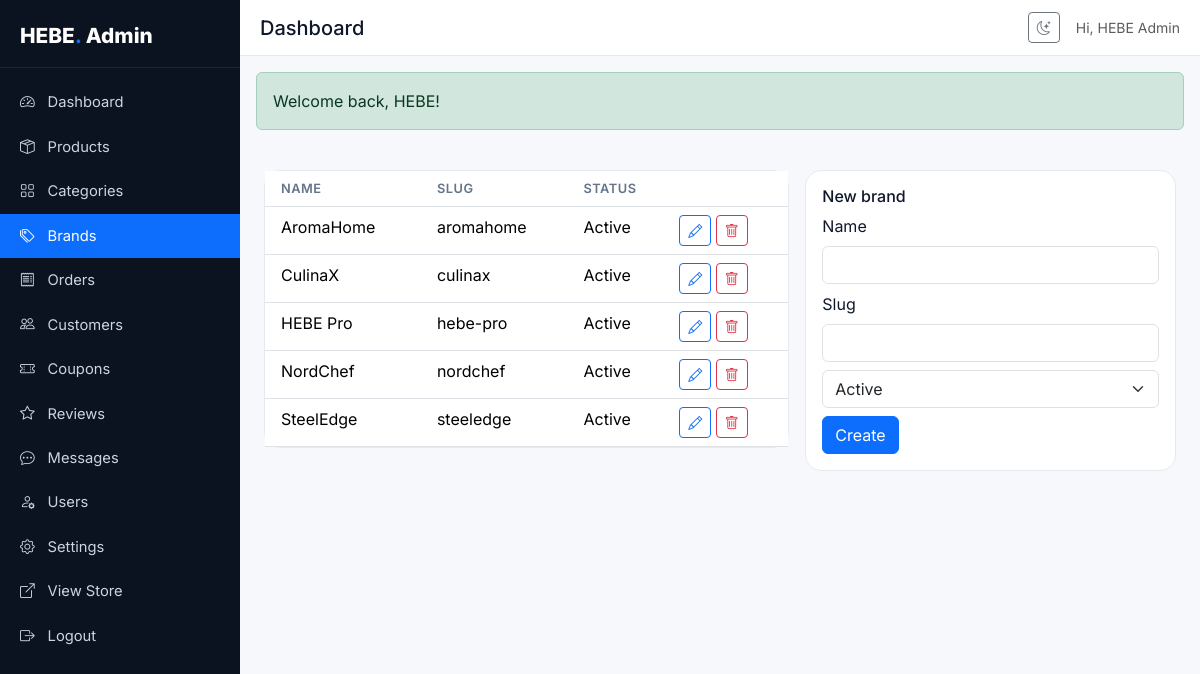
The page /admin/brands.php (signed in) on the database its author committed.
### tables this page shows
CREATE TABLE users (
    id INT AUTO_INCREMENT PRIMARY KEY,
    name VARCHAR(120) NOT NULL,
    email VARCHAR(160) NOT NULL UNIQUE,
    password VARCHAR(255) NOT NULL,
    phone VARCHAR(30) DEFAULT NULL,
    role ENUM('admin','customer') NOT NULL DEFAULT 'customer',
    avatar VARCHAR(255) DEFAULT NULL,
    email_verified TINYINT(1) NOT NULL DEFAULT 0,
    verify_token VARCHAR(64) DEFAULT NULL,
    reset_token VARCHAR(64) DEFAULT NULL,
    reset_expires DATETIME DEFAULT NULL,
    remember_token VARCHAR(64) DEFAULT NULL,
    status ENUM('active','suspended') NOT NULL DEFAULT 'active',
    created_at TIMESTAMP DEFAULT CURRENT_TIMESTAMP,
    INDEX idx_role (role)
);

CREATE TABLE brands (
    id INT AUTO_INCREMENT PRIMARY KEY,
    name VARCHAR(120) NOT NULL,
    slug VARCHAR(140) NOT NULL UNIQUE,
    logo VARCHAR(255) DEFAULT NULL,
    status TINYINT(1) NOT NULL DEFAULT 1,
    created_at TIMESTAMP DEFAULT CURRENT_TIMESTAMP
);

### includes/helpers.php (called while the page is built, shortened)
<?php
function e(?string $v): string { return htmlspecialchars($v ?? '', ENT_QUOTES, 'UTF-8'); }
function url(string $path = ''): string {
    $path = ltrim($path, '/');
    if ($path === '') return rtrim(BASE_URL, '/');
    return rtrim(BASE_URL, '/') . '/' . $path;
}
function asset(string $path): string {
    return url('assets/' . ltrim($path, '/'));
}
function flash(string $key, ?string $msg = null): ?string {
    $m = $_SESSION['_flash'][$key] ?? null;
    return $m;
}

### config/database.php (called while the page is built)
<?php
class Database
{
    private static ?PDO $pdo = null;
    public static function getInstance(): PDO
    {
        if (self::$pdo === null) {
            $dsn = 'mysql:host=' . DB_HOST . ';dbname=' . DB_NAME . ';charset=' . DB_CHARSET;
            $options = [
                PDO::ATTR_ERRMODE            => PDO::ERRMODE_EXCEPTION,
                PDO::ATTR_DEFAULT_FETCH_MODE => PDO::FETCH_ASSOC,
                PDO::ATTR_EMULATE_PREPARES   => false,
            ];
            try {
                self::$pdo = new PDO($dsn, DB_USER, DB_PASS, $options);
            } catch (PDOException $e) {
                if (APP_ENV === 'development') {
                    die('DB Connection failed: ' . $e->getMessage());
                }
                die('Service temporarily unavailable.');
            }
        }
        return self::$pdo;
    }
}
function db(): PDO { return Database::getInstance(); }

### includes/auth.php (called while the page is built, shortened)
<?php
function current_user(): ?array {
    static $cache = null;
    if ($cache !== null && $cache['id'] == $_SESSION['user_id']) return $cache;
    $stmt = db()->prepare('SELECT id, name, email, role, avatar, created_at FROM users WHERE id = ? LIMIT 1');
    $stmt->execute([$_SESSION['user_id']]);
    $cache = $stmt->fetch() ?: null;
    return $cache;
}
function is_logged_in(): bool { return current_user() !== null; }
function require_login(): void {
    if (!is_logged_in()) {
        $_SESSION['_redirect_after_login'] = $_SERVER['REQUEST_URI'] ?? '/';
        flash('error', 'Please log in to continue.');
        redirect('auth/login.php');
    }
}
function require_admin(): void {
    require_login();
}

### models/Catalog.php (called while the page is built, shortened)
<?php
class Brand {
    public function all(bool $activeOnly = true): array {
        $sql = 'SELECT * FROM brands' . ($activeOnly ? ' WHERE status = 1' : '') . ' ORDER BY name ASC';
        return db()->query($sql)->fetchAll();
    }
}

### admin/brands.php (the view, shortened to what this page needs)
<?php
require_once __DIR__ . '/../includes/admin_header.php';
require_once __DIR__ . '/../models/Catalog.php';
$m = new Brand();
$rows = $m->all(false);
$edit = !empty($_GET['edit']) ? $m->find((int)$_GET['edit']) : null;
?>
<div class="row g-3">
  <div class="col-lg-7"><div class="admin-card"><table class="table table-clean mb-0">
    <thead><tr><th class="ps-3">Name</th><th>Slug</th><th>Status</th><th></th></tr></thead>
    <tbody><?php foreach ($rows as $r): ?>
      <tr><td class="ps-3"><?= e($r['name']) ?></td><td><?= e($r['slug']) ?></td><td><?= $r['status']?'Active':'Hidden' ?></td>
      <td><a class="btn btn-sm btn-outline-primary" href="?edit=<?= (int)$r['id'] ?>"><i class="bi bi-pencil"></i></a>
          <form method="post" class="d-inline" data-confirm="Delete?"><button class="btn btn-sm btn-outline-danger"><i class="bi bi-trash"></i></button></form></td></tr>
    <?php endforeach; ?></tbody>
  </table></div></div>
  <div class="col-lg-5"><div class="admin-card p-3"><h6><?= $edit?'Edit':'New' ?> brand</h6>
    <form method="post"><?= csrf_field() ?>
      <div class="mb-2"><label class="form-label">Name</label><input class="form-control" name="name" required value="<?= e($edit['name'] ?? '') ?>"></div>
      <div class="mb-2"><label class="form-label">Slug</label><input class="form-control" name="slug" value="<?= e($edit['slug'] ?? '') ?>"></div>
      <div class="mb-2"><select class="form-select" name="status"><option value="1" <?= ($edit['status'] ?? 1)?'selected':'' ?>>Active</option><option value="0">Hidden</option></select></div>
      <button class="btn btn-primary"><?= $edit?'Update':'Create' ?></button>
    </form>
  </div></div>
</div>
<?php require_once __DIR__ . '/../includes/admin_footer.php'; ?>

### includes/admin_header.php (shortened to what this page needs)
<?php
require_admin();
require_once __DIR__ . '/../models/Order.php';
require_once __DIR__ . '/../models/Catalog.php';
$current = basename($_SERVER['PHP_SELF']);
?>
<!DOCTYPE html>
<html lang="en">
<head>
<link href="https://cdn.jsdelivr.net/npm/bootstrap@5.3.3/dist/css/bootstrap.min.css" rel="stylesheet">
<link href="https://cdn.jsdelivr.net/npm/bootstrap-icons@1.11.3/font/bootstrap-icons.css" rel="stylesheet">
<link href="<?= asset('css/admin.css') ?>" rel="stylesheet">
</head>
<body class="admin-body">
<aside class="admin-sidebar">
  <div class="admin-brand"><a href="<?= url('admin/index.php') ?>">HEBE<span>.</span> Admin</a></div>
  <nav class="admin-nav">
    <a href="<?= url('admin/index.php') ?>" class="<?= $current==='index.php'?'active':'' ?>"><i class="bi bi-speedometer2"></i> Dashboard</a>
    <a href="<?= url('admin/products.php') ?>" class="<?= $current==='products.php'?'active':'' ?>"><i class="bi bi-box-seam"></i> Products</a>
    <a href="<?= url('admin/categories.php') ?>" class="<?= $current==='categories.php'?'active':'' ?>"><i class="bi bi-grid"></i> Categories</a>
    <a href="<?= url('admin/brands.php') ?>" class="<?= $current==='brands.php'?'active':'' ?>"><i class="bi bi-tags"></i> Brands</a>
    <a href="<?= url('admin/orders.php') ?>" class="<?= $current==='orders.php'?'active':'' ?>"><i class="bi bi-receipt"></i> Orders</a>
    <a href="<?= url('admin/customers.php') ?>" class="<?= $current==='customers.php'?'active':'' ?>"><i class="bi bi-people"></i> Customers</a>
    <a href="<?= url('admin/coupons.php') ?>" class="<?= $current==='coupons.php'?'active':'' ?>"><i class="bi bi-ticket-perforated"></i> Coupons</a>
    <a href="<?= url('admin/reviews.php') ?>" class="<?= $current==='reviews.php'?'active':'' ?>"><i class="bi bi-star"></i> Reviews</a>
    <a href="<?= url('admin/messages.php') ?>" class="<?= $current==='messages.php'?'active':'' ?>"><i class="bi bi-chat-dots"></i> Messages </a>
    <a href="<?= url('admin/users.php') ?>" class="<?= $current==='users.php'?'active':'' ?>"><i class="bi bi-person-gear"></i> Users</a>
    <a href="<?= url('admin/settings.php') ?>" class="<?= $current==='settings.php'?'active':'' ?>"><i class="bi bi-gear"></i> Settings</a>
    <a href="<?= url('/') ?>" target="_blank"><i class="bi bi-box-arrow-up-right"></i> View Store</a>
    <a href="<?= url('auth/logout.php') ?>"><i class="bi bi-box-arrow-right"></i> Logout</a>
  </nav>
</aside>
<div class="admin-main">
  <header class="admin-topbar">
    <h1 class="admin-title h5 mb-0"><?= e($pageTitle ?? 'Dashboard') ?></h1>
    <div class="ms-auto d-flex align-items-center gap-3">
      <button class="btn btn-sm btn-outline-secondary" id="darkToggle"><i class="bi bi-moon-stars"></i></button>
      <span class="text-muted small d-none d-md-inline">Hi, <?= e(current_user()['name']) ?></span>
    </div>
  </header>
  <?php if ($m = flash('success')): ?><div class="alert alert-success m-3"><?= e($m) ?></div><?php endif; ?>
  <div class="admin-content p-3 p-md-4">

### includes/admin_footer.php (shortened to what this page needs)
  </div>
</div>
</body>
</html>

### assets/css/admin.css (style rules this page uses)
:root { --side-bg:#0b1220; --side-text:#cbd5e1; --side-active:#0D6EFD; --content-bg:#f6f8fb; --card-bg:#fff; --border:#e6eaf0; --text:#0f172a; --muted:#64748b; }
body.admin-body { font-family:'Inter',system-ui,sans-serif;margin:0;background:var(--content-bg);color:var(--text) }
.admin-sidebar { position:fixed;top:0;left:0;width:240px;height:100vh;background:var(--side-bg);color:var(--side-text);padding:1.25rem 0;overflow:auto;transition:transform .3s }
.admin-brand { padding:0 1.25rem 1rem;border-bottom:1px solid rgba(255,255,255,.08);margin-bottom:.75rem }
.admin-brand a { color:#fff;font-weight:800;font-size:1.3rem;text-decoration:none }
.admin-brand span { color:var(--side-active) }
.admin-nav a { display:flex;align-items:center;gap:.6rem;padding:.7rem 1.25rem;color:var(--side-text);text-decoration:none;font-size:.92rem }
.admin-nav a.active { background:var(--side-active);color:#fff }
.admin-nav a i { width:18px }
.admin-main { margin-left:240px;min-height:100vh;display:flex;flex-direction:column }
.admin-topbar { display:flex;align-items:center;gap:.5rem;padding:.75rem 1.25rem;background:#fff;border-bottom:1px solid var(--border);position:sticky;top:0;z-index:10 }
.admin-content { flex:1 }
.admin-card { background:#fff;border:1px solid var(--border);border-radius:1rem }
.table-clean th { font-size:.8rem;text-transform:uppercase;letter-spacing:.04em;color:var(--muted);font-weight:600 }

### rows shown on the page
users: name "HEBE Admin"
brands: name "AromaHome", slug "aromahome", status "Active"
brands: name "CulinaX", slug "culinax", status "Active"
brands: name "HEBE Pro", slug "hebe-pro", status "Active"
brands: name "NordChef", slug "nordchef", status "Active"
brands: name "SteelEdge", slug "steeledge", status "Active"

### other values the page prints
$pageTitle "Dashboard"
$m "Welcome back, HEBE!"
